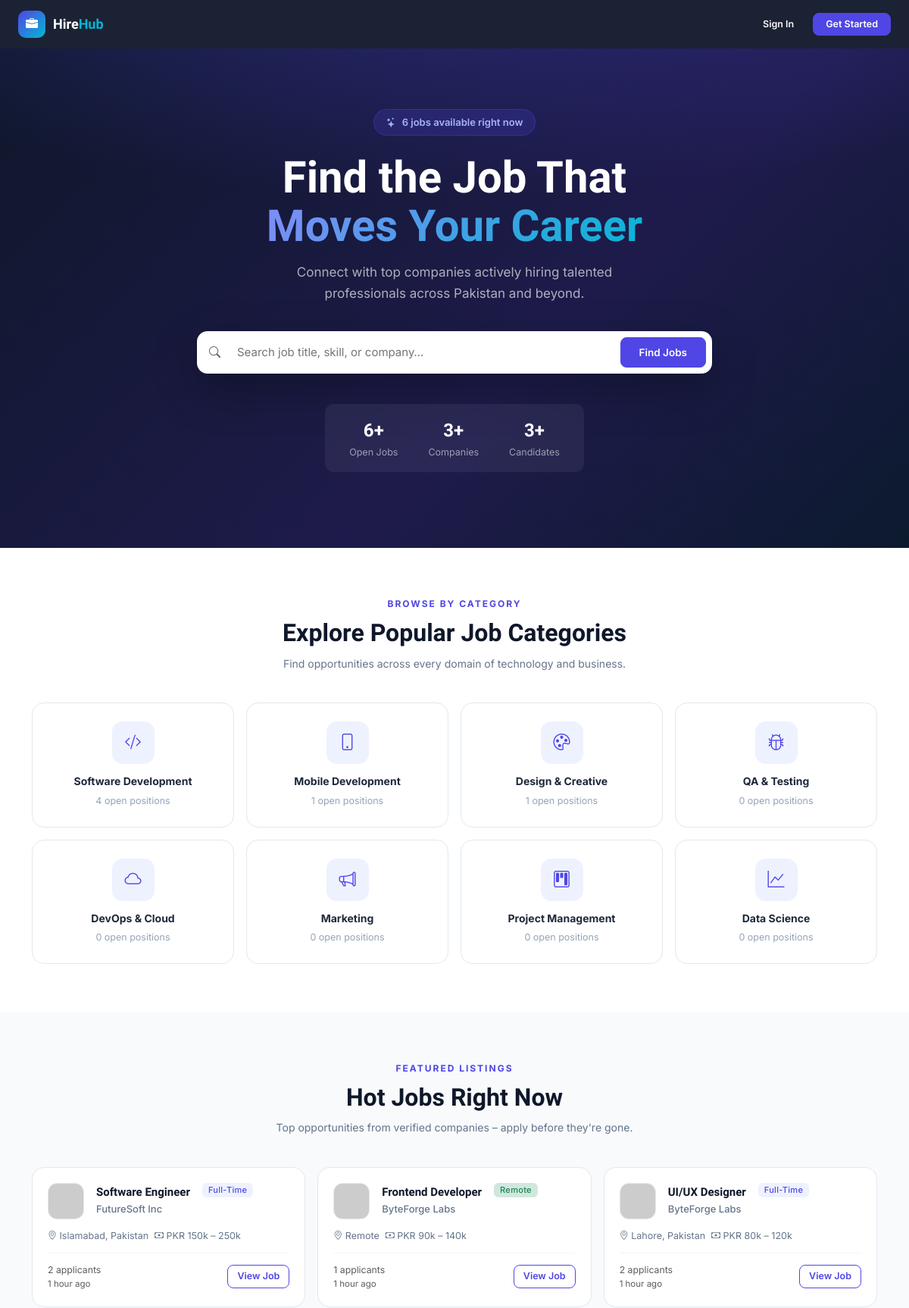
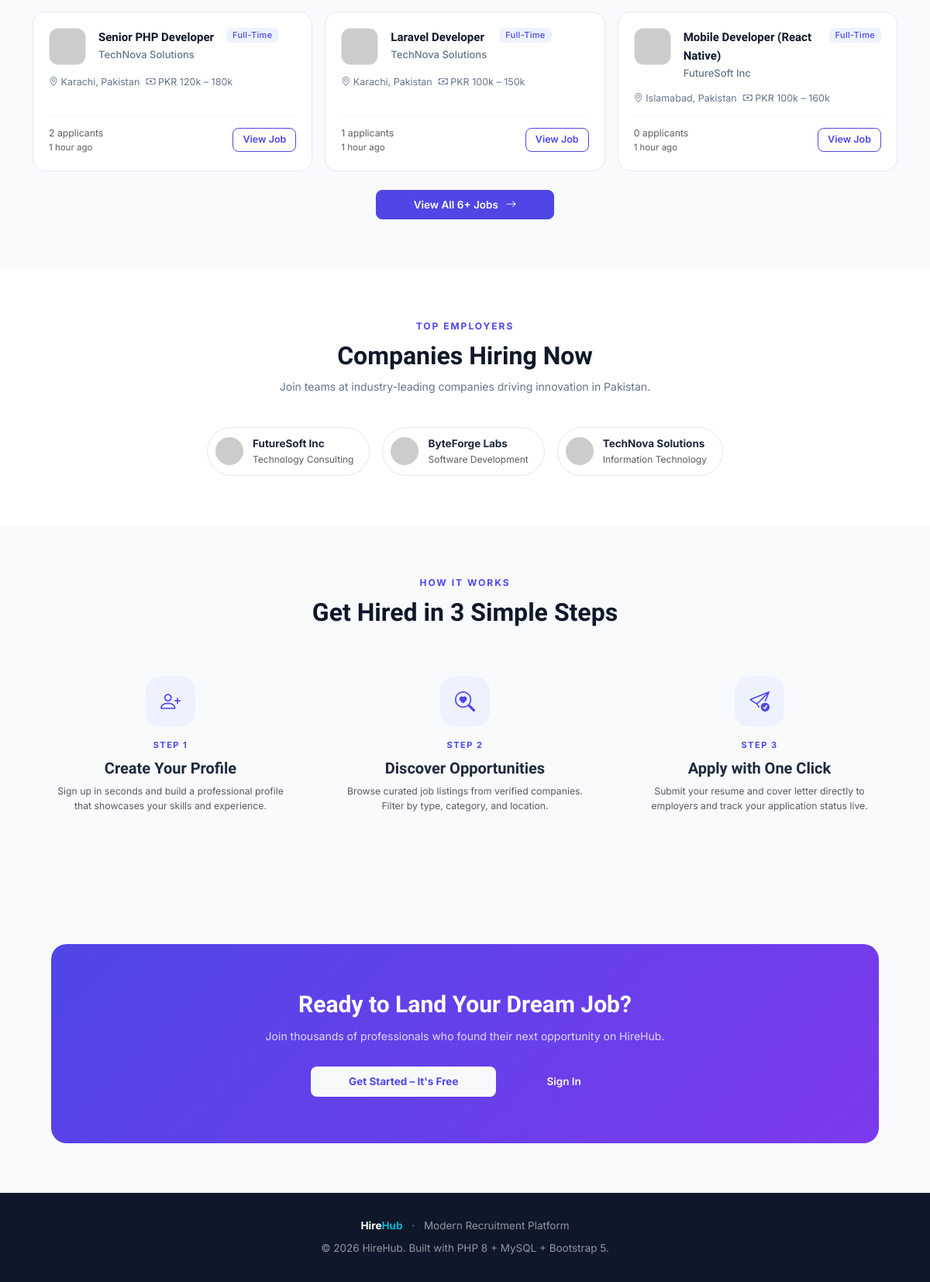
The page / on the database its author committed (2 pictures, top to bottom).
### tables this page shows
CREATE TABLE `job_categories` (
  `id` int(11) NOT NULL AUTO_INCREMENT,
  `name` varchar(100) NOT NULL,
  `icon` varchar(50) DEFAULT 'briefcase',
  `created_at` timestamp NOT NULL DEFAULT CURRENT_TIMESTAMP,
  PRIMARY KEY (`id`)
);

CREATE TABLE `jobs` (
  `id` int(11) NOT NULL AUTO_INCREMENT,
  `company_id` int(11) NOT NULL,
  `category_id` int(11) NOT NULL,
  `title` varchar(200) NOT NULL,
  `type` enum('full-time','part-time','remote','internship','contract') NOT NULL DEFAULT 'full-time',
  `salary_min` decimal(10,2) DEFAULT NULL,
  `salary_max` decimal(10,2) DEFAULT NULL,
  `salary_currency` varchar(10) DEFAULT 'USD',
  `location` varchar(150) DEFAULT NULL,
  `description` longtext NOT NULL,
  `requirements` text DEFAULT NULL,
  `benefits` text DEFAULT NULL,
  `deadline` date DEFAULT NULL,
  `is_active` tinyint(1) NOT NULL DEFAULT 1,
  `views` int(11) NOT NULL DEFAULT 0,
  `created_at` timestamp NOT NULL DEFAULT CURRENT_TIMESTAMP,
  `updated_at` timestamp NOT NULL DEFAULT CURRENT_TIMESTAMP ON UPDATE CURRENT_TIMESTAMP,
  PRIMARY KEY (`id`),
  KEY `company_id` (`company_id`),
  KEY `category_id` (`category_id`),
  CONSTRAINT `jobs_company_fk` FOREIGN KEY (`company_id`) REFERENCES `companies` (`id`) ON DELETE CASCADE,
  CONSTRAINT `jobs_category_fk` FOREIGN KEY (`category_id`) REFERENCES `job_categories` (`id`)
);

CREATE TABLE `companies` (
  `id` int(11) NOT NULL AUTO_INCREMENT,
  `user_id` int(11) NOT NULL,
  `company_name` varchar(150) NOT NULL,
  `logo` varchar(255) DEFAULT NULL,
  `industry` varchar(100) DEFAULT NULL,
  `website` varchar(255) DEFAULT NULL,
  `description` text DEFAULT NULL,
  `location` varchar(150) DEFAULT NULL,
  `phone` varchar(30) DEFAULT NULL,
  `founded_year` year DEFAULT NULL,
  `company_size` enum('1-10','11-50','51-200','201-500','501-1000','1000+') DEFAULT '1-10',
  `is_verified` tinyint(1) NOT NULL DEFAULT 0,
  `created_at` timestamp NOT NULL DEFAULT CURRENT_TIMESTAMP,
  `updated_at` timestamp NOT NULL DEFAULT CURRENT_TIMESTAMP ON UPDATE CURRENT_TIMESTAMP,
  PRIMARY KEY (`id`),
  KEY `user_id` (`user_id`),
  CONSTRAINT `companies_user_fk` FOREIGN KEY (`user_id`) REFERENCES `users` (`id`) ON DELETE CASCADE
);

### config/database.php (called while the page is built, shortened)
<?php
class Database {
    private static ?PDO $instance = null;
    public static function getInstance(): PDO {
        if (self::$instance === null) {
            try {
                $dsn = "mysql:host=" . DB_HOST . ";dbname=" . DB_NAME . ";charset=" . DB_CHARSET;
                $options = [
                    PDO::ATTR_ERRMODE            => PDO::ERRMODE_EXCEPTION,
                    PDO::ATTR_DEFAULT_FETCH_MODE => PDO::FETCH_ASSOC,
                    PDO::ATTR_EMULATE_PREPARES   => false,
                ];
                self::$instance = new PDO($dsn, DB_USER, DB_PASS, $options);
            } catch (PDOException $e) {
                die(json_encode(['error' => 'Database connection failed: ' . $e->getMessage()]));
            }
        }
        return self::$instance;
    }
    public static function query(string $sql, array $params = []): PDOStatement {
        $stmt = self::getInstance()->prepare($sql);
        $stmt->execute($params);
        return $stmt;
    }
    public static function fetchAll(string $sql, array $params = []): array {
        return self::query($sql, $params)->fetchAll();
    }
    public static function count(string $sql, array $params = []): int {
        return (int) self::query($sql, $params)->fetchColumn();
    }
}

### index.php (the view, shortened to what this page needs)
<?php
require_once __DIR__ . '/core/functions.php';
$totalJobs      = Database::count("SELECT COUNT(*) FROM jobs WHERE is_active = 1");
$totalCompanies = Database::count("SELECT COUNT(*) FROM companies");
$totalCandidates= Database::count("SELECT COUNT(*) FROM candidates");
$featuredJobs = Database::fetchAll(
    "SELECT j.*, c.company_name, c.logo, cat.name AS cat_name,
            (SELECT COUNT(*) FROM applications WHERE job_id = j.id) AS app_count
     FROM jobs j
     JOIN companies c ON j.company_id = c.id
     JOIN job_categories cat ON j.category_id = cat.id
     WHERE j.is_active = 1
     ORDER BY j.views DESC, j.created_at DESC LIMIT 6"
);
$categories = Database::fetchAll(
    "SELECT cat.*, COUNT(j.id) AS job_count
     FROM job_categories cat
     LEFT JOIN jobs j ON j.category_id = cat.id AND j.is_active = 1
     GROUP BY cat.id ORDER BY job_count DESC LIMIT 8"
);
$companies = Database::fetchAll("SELECT * FROM companies WHERE is_verified = 1 ORDER BY RAND() LIMIT 6");
?>
<!DOCTYPE html>
<html lang="en">
<head>
  <link rel="stylesheet" href="https://cdn.jsdelivr.net/npm/bootstrap@5.3.2/dist/css/bootstrap.min.css">
  <link rel="stylesheet" href="https://cdn.jsdelivr.net/npm/bootstrap-icons@1.11.3/font/bootstrap-icons.min.css">
  <link rel="stylesheet" href="<?= BASE_URL ?>/public/css/app.css">
</head>
<body>
<nav class="pub-nav">
  <a href="<?= BASE_URL ?>/" class="pub-nav-logo">
    <div class="pub-nav-logo-icon"><i class="bi bi-briefcase-fill"></i></div>
    <span class="pub-nav-logo-text">Hire<span>Hub</span></span>
  </a>
  <div class="d-flex align-items-center gap-2">
    <a href="<?= BASE_URL ?>/auth/login.php" class="btn btn-sm btn-outline-light px-3">Sign In</a>
    <a href="<?= BASE_URL ?>/auth/register.php" class="btn btn-sm btn-primary px-3">Get Started</a>
  </div>
</nav>
<section class="hero">
  <div class="position-relative">
    <div class="hero-eyebrow">
      <i class="bi bi-stars"></i>
      <?= $totalJobs ?> jobs available right now
    </div>
    <h1>Find the Job That<br><span>Moves Your Career</span></h1>
    <p>Connect with top companies actively hiring talented professionals across Pakistan and beyond.</p>
    <form class="hero-search" method="GET" action="<?= BASE_URL ?>/auth/register.php">
      <i class="bi bi-search text-muted ms-2" style="font-size:15px;align-self:center"></i>
      <input type="text" name="q" placeholder="Search job title, skill, or company…">
      <button type="submit" class="btn btn-primary px-4 py-2 fw-600">Find Jobs</button>
    </form>
    <div class="stats-bar">
      <div class="stat"><div class="stat-val"><?= $totalJobs ?>+</div><div class="stat-lbl">Open Jobs</div></div>
      <div class="stat"><div class="stat-val"><?= $totalCompanies ?>+</div><div class="stat-lbl">Companies</div></div>
      <div class="stat"><div class="stat-val"><?= $totalCandidates ?>+</div><div class="stat-lbl">Candidates</div></div>
    </div>
  </div>
</section>
<section class="section" style="background:#fff">
  <div class="container">
    <div class="section-header">
      <div class="eyebrow">Browse by Category</div>
      <h2>Explore Popular Job Categories</h2>
      <p>Find opportunities across every domain of technology and business.</p>
    </div>
    <div class="row g-3">
      <?php foreach ($categories as $cat): ?>
      <div class="col-6 col-sm-4 col-lg-3">
        <a href="<?= BASE_URL ?>/auth/register.php" class="cat-card">
          <div class="cat-card-icon"><i class="bi bi-<?= e($cat['icon']) ?>"></i></div>
          <div class="cat-card-name"><?= e($cat['name']) ?></div>
          <div class="cat-card-count"><?= $cat['job_count'] ?> open position<?= $cat['job_count'] !== '1' ? 's' : '' ?></div>
        </a>
      </div>
      <?php endforeach; ?>
    </div>
  </div>
</section>
<section class="section" style="background:var(--gray-50)">
  <div class="container">
    <div class="section-header">
      <div class="eyebrow">Featured Listings</div>
      <h2>Hot Jobs Right Now</h2>
      <p>Top opportunities from verified companies – apply before they're gone.</p>
    </div>
    <div class="row g-3">
      <?php foreach ($featuredJobs as $job): ?>
      <div class="col-md-6 col-lg-4">
        <a href="<?= BASE_URL ?>/auth/register.php" class="job-card text-decoration-none">
          <div class="d-flex align-items-start gap-3">
            <img src="<?= logoUrl($job['logo'], $job['company_name']) ?>" alt="" class="job-card-logo">
            <div class="flex-1 min-w-0">
              <div class="job-card-title"><?= e($job['title']) ?></div>
              <div class="job-card-company"><?= e($job['company_name']) ?></div>
            </div>
            <?= jobTypeBadge($job['type']) ?>
          </div>
          <div class="job-card-meta">
            <?php if ($job['location']): ?><span><i class="bi bi-geo-alt"></i> <?= e($job['location']) ?></span><?php endif; ?>
            <span><i class="bi bi-cash"></i> <?= formatSalary($job['salary_min'], $job['salary_max']) ?></span>
          </div>
          <div class="job-card-footer">
            <div>
              <div class="text-muted small"><?= $job['app_count'] ?> applicants</div>
              <div class="text-muted" style="font-size:11.5px"><?= timeAgo($job['created_at']) ?></div>
            </div>
            <span class="btn btn-sm btn-outline-primary">View Job</span>
          </div>
        </a>
      </div>
      <?php endforeach; ?>
    </div>
    <div class="text-center mt-4">
      <a href="<?= BASE_URL ?>/auth/register.php" class="btn btn-primary px-5 py-2">
        View All <?= $totalJobs ?>+ Jobs <i class="bi bi-arrow-right ms-1"></i>
      </a>
    </div>
  </div>
</section>
<section class="section" style="background:#fff">
  <div class="container">
    <div class="section-header">
      <div class="eyebrow">Top Employers</div>
      <h2>Companies Hiring Now</h2>
      <p>Join teams at industry-leading companies driving innovation in Pakistan.</p>
    </div>
    <div class="row g-3 justify-content-center">
      <?php foreach ($companies as $c): ?>
      <div class="col-auto">
        <a href="<?= BASE_URL ?>/auth/register.php" class="company-logo-pill">
          <img src="<?= logoUrl($c['logo'], $c['company_name']) ?>" alt="">
          <div>
            <div class="fw-700" style="font-size:13.5px"><?= e($c['company_name']) ?></div>
            <div class="text-muted" style="font-size:12px"><?= e($c['industry'] ?? 'Technology') ?></div>
          </div>
        </a>
      </div>
      <?php endforeach; ?>
    </div>
  </div>
</section>
<section class="section" style="background:var(--gray-50)">
  <div class="container">
    <div class="section-header">
      <div class="eyebrow">How It Works</div>
      <h2>Get Hired in 3 Simple Steps</h2>
    </div>
    <div class="row g-4 justify-content-center">
      <?php
      $steps = [
        ['icon' => 'person-plus', 'title' => 'Create Your Profile', 'desc' => 'Sign up in seconds and build a professional profile that showcases your skills and experience.'],
        ['icon' => 'search-heart', 'title' => 'Discover Opportunities', 'desc' => 'Browse curated job listings from verified companies. Filter by type, category, and location.'],
        ['icon' => 'send-check', 'title' => 'Apply with One Click', 'desc' => 'Submit your resume and cover letter directly to employers and track your application status live.'],
      ];
      foreach ($steps as $i => $step): ?>
      <div class="col-md-4">
        <div class="text-center p-4">
          <div style="width:64px;height:64px;background:var(--primary-light);border-radius:18px;display:flex;align-items:center;justify-content:center;font-size:26px;color:var(--primary);margin:0 auto 16px">
            <i class="bi bi-<?= $step['icon'] ?>"></i>
          </div>
          <div style="font-size:11px;font-weight:700;text-transform:uppercase;letter-spacing:1.5px;color:var(--primary);margin-bottom:8px">Step <?= $i+1 ?></div>
          <h5 class="fw-700 mb-2"><?= $step['title'] ?></h5>
          <p class="text-muted small"><?= $step['desc'] ?></p>
        </div>
      </div>
      <?php endforeach; ?>
    </div>
  </div>
</section>
<section class="section">
  <div class="container">
    <div class="cta-section">
      <h2>Ready to Land Your Dream Job?</h2>
      <p>Join thousands of professionals who found their next opportunity on HireHub.</p>
      <div class="d-flex gap-3 justify-content-center flex-wrap">
        <a href="<?= BASE_URL ?>/auth/register.php" class="btn btn-light fw-700 px-5 py-2 text-primary">
          Get Started – It's Free
        </a>
        <a href="<?= BASE_URL ?>/auth/login.php" class="btn btn-outline-light px-5 py-2">
          Sign In
        </a>
      </div>
    </div>
  </div>
</section>
<footer class="pub-footer">
  <div class="container">
    <div class="mb-2">
      <span class="fw-700" style="color:#fff">Hire<span style="color:var(--accent)">Hub</span></span>
      <span class="mx-2">·</span>
      Modern Recruitment Platform
    </div>
    <div>© <?= date('Y') ?> HireHub. Built with PHP 8 + MySQL + Bootstrap 5.</div>
  </div>
</footer>
</body>
</html>

### core/functions.php (shortened to what this page needs)
<?php
require_once __DIR__ . '/../config/database.php';
function e(?string $str): string {
    return htmlspecialchars((string)$str, ENT_QUOTES, 'UTF-8');
}
function formatSalary(?float $min, ?float $max, string $currency = 'PKR'): string {
    if ($min && $max) return $currency . ' ' . number_format($min/1000) . 'k – ' . number_format($max/1000) . 'k';
    return $currency . ' Up to ' . number_format($max/1000) . 'k';
}
function timeAgo(string $datetime): string {
    $time = time() - strtotime($datetime);
    $units = [
        31536000 => 'year', 2592000 => 'month', 604800 => 'week',
        86400 => 'day', 3600 => 'hour', 60 => 'minute', 1 => 'second'
    ];
    foreach ($units as $secs => $label) {
        if ($time >= $secs) {
            $val = floor($time / $secs);
            return $val . ' ' . $label . ($val > 1 ? 's' : '') . ' ago';
        }
    }
    return 'just now';
}
function jobTypeBadge(string $type): string {
    $map = [
        'full-time'  => 'primary',
        'part-time'  => 'info',
        'remote'     => 'success',
        'internship' => 'warning',
        'contract'   => 'secondary',
    ];
    $color = $map[$type] ?? 'secondary';
    return '<span class="badge bg-' . $color . '-subtle text-' . $color . ' text-capitalize fw-medium">' . e($type) . '</span>';
}
function logoUrl(?string $logo, string $name = 'C'): string {
    return 'https://ui-avatars.com/api/?name=' . urlencode($name) . '&background=0f172a&color=fff&size=80&font-size=0.4&rounded=true';
}

### rows shown on the page
job_categories: name "Software Development", job_count "4"
job_categories: name "Mobile Development", job_count "1"
job_categories: name "Design & Creative", job_count "1"
job_categories: name "QA & Testing", job_count "0"
job_categories: name "DevOps & Cloud", job_count "0"
job_categories: name "Marketing", job_count "0"
job_categories: name "Project Management", job_count "0"
job_categories: name "Data Science", job_count "0"
jobs: title "Software Engineer", company.company_name "FutureSoft Inc", type "Full-Time", location "Islamabad, Pakistan", formatSalary($job['salary_min'], $job['salary_max']) "PKR 150k – 250k", app_count "2", created_at "1 hour ago"
jobs: title "Frontend Developer", company.company_name "ByteForge Labs", type "Remote", location "Remote", formatSalary($job['salary_min'], $job['salary_max']) "PKR 90k – 140k", app_count "1", created_at "1 hour ago"
jobs: title "UI/UX Designer", company.company_name "ByteForge Labs", type "Full-Time", location "Lahore, Pakistan", formatSalary($job['salary_min'], $job['salary_max']) "PKR 80k – 120k", app_count "2", created_at "1 hour ago"
jobs: title "Senior PHP Developer", company.company_name "TechNova Solutions", type "Full-Time", location "Karachi, Pakistan", formatSalary($job['salary_min'], $job['salary_max']) "PKR 120k – 180k", app_count "2", created_at "1 hour ago"
jobs: title "Laravel Developer", company.company_name "TechNova Solutions", type "Full-Time", location "Karachi, Pakistan", formatSalary($job['salary_min'], $job['salary_max']) "PKR 100k – 150k", app_count "1", created_at "1 hour ago"
jobs: title "Mobile Developer (React Native)", company.company_name "FutureSoft Inc", type "Full-Time", location "Islamabad, Pakistan", formatSalary($job['salary_min'], $job['salary_max']) "PKR 100k – 160k", app_count "0", created_at "1 hour ago"
companies: company_name "FutureSoft Inc", industry "Technology Consulting"
companies: company_name "ByteForge Labs", industry "Software Development"
companies: company_name "TechNova Solutions", industry "Information Technology"

### other values the page prints
$totalJobs "6"
$totalCompanies "3"
$totalCandidates "3"
$step['title'] "Create Your Profile"
$step['desc'] "Sign up in seconds and build a professional profile that showcases your skills and experience."
$step['title'] "Discover Opportunities"
$step['desc'] "Browse curated job listings from verified companies. Filter by type, category, and location."
$step['title'] "Apply with One Click"
$step['desc'] "Submit your resume and cover letter directly to employers and track your application status live."
